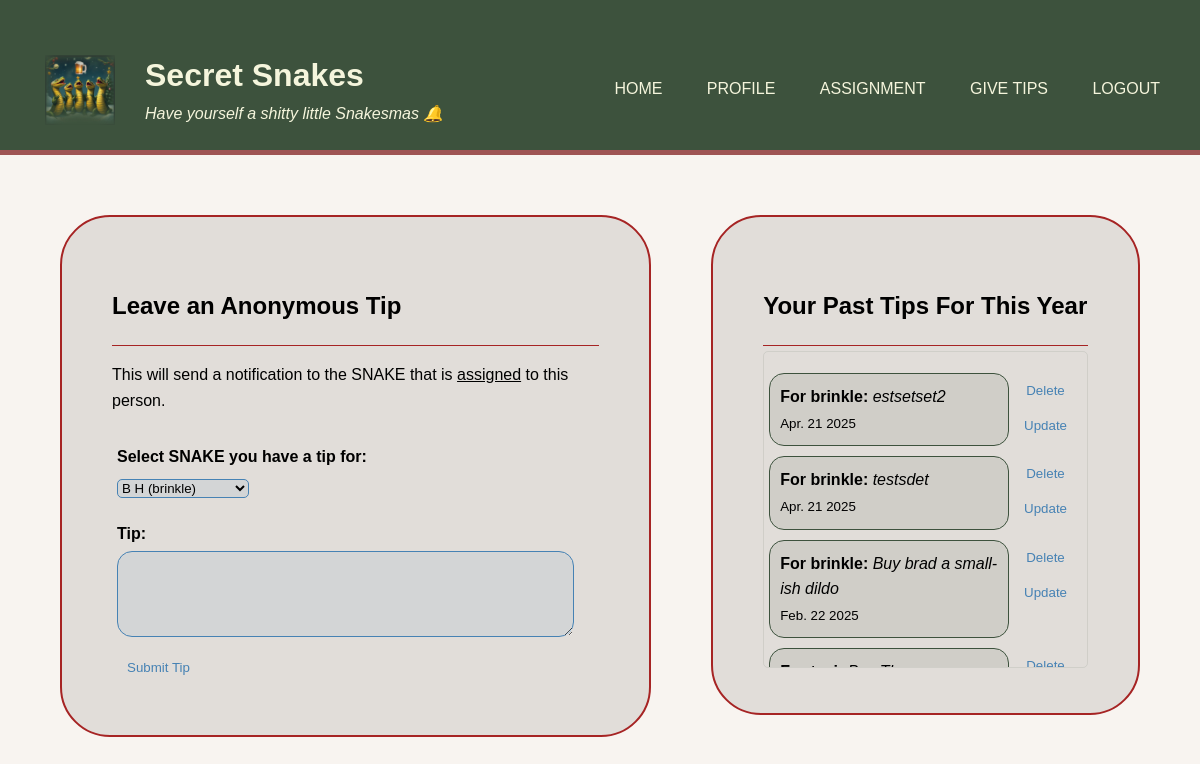
Screenshot of /tips/create (signed in) with the database file from the repository.
### app/models.py (models this page shows)
class Tip(Base):
    __tablename__ = "tips"
    id = Column(Integer, primary_key=True, index=True)
    content = Column(String)
    year = Column(Integer)
    subject_user_id = Column(Integer, ForeignKey("users.id"))
    contributor_user_id = Column(Integer, ForeignKey("users.id"))
    created_at = Column(DateTime)
    subject_user = relationship("User", foreign_keys=[subject_user_id])
    contributor_user = relationship("User", foreign_keys=[contributor_user_id])

class User(Base):
    __tablename__ = "users"
    id = Column(Integer, primary_key=True, index=True)
    username = Column(String, unique=True, index=True)
    email = Column(String, unique=True, index=True)
    hashed_password = Column(String)
    created_at = Column(DateTime)
    is_admin = Column(Boolean, default=False)
    first_name = Column(String)
    last_name = Column(String)
    shipping_street_address = Column(String)
    shipping_unit = Column(String)
    shipping_city = Column(String)
    shipping_zipcode = Column(String)
    shipping_state = Column(String)

### app/main.py (the view)
@app.get("/tips/create", response_class=HTMLResponse)
async def create_tip_form(
    request: Request,
    db: Session = Depends(database.get_db),
):
    access_token = request.session.get("access_token")
    if not access_token:
        return RedirectResponse(url="/", status_code=302)
    current_user = auth.get_current_user(db, access_token)
    if not current_user:
        return RedirectResponse(url="/", status_code=302)
    latest_year = db.query(func.max(models.Assignment.year)).scalar()
    assignment_year = config.get_config(db)['assignment_year']
    assignment_year = int(assignment_year) if assignment_year else latest_year
    participants = db.query(models.User).join(
        models.Assignment,
        models.User.id == models.Assignment.assignee_user_id
    ).filter(
        models.Assignment.year == assignment_year,
        models.Assignment.assignee_user_id != current_user.id  # Exclude current user
    ).distinct().all()
    past_tips = tips.get_tips_for_contributor_user(db, current_user.id, assignment_year)
    logging.info(f"past_tips: {past_tips}")
    return templates.TemplateResponse("create_tip.html", {
        "request": request,
        "participants": participants,
        "year": assignment_year,
        "past_tips": past_tips,
        "user_authenticated": True
    })

### templates/create_tip.html (shortened to what this page needs)
{% extends "base.html" %}
{% block content %}
<div class="tip-page-container common-page-container">
    <div class="tip-form-container common-panel">
        <h2>Leave an Anonymous Tip</h2>
        <div class="line"></div>
        <p>This will send a notification to the SNAKE that is <u>assigned</u> to this person.</p>
        {% if error %}
        <p class="error">{{ error }}</p>
        {% else %}
        <form id="tip-form" method="post" action="/tips/create">
            <div class="property-container">
                <div class="current-property-container">
                    <div class="property-title">
                        <strong><label for="subject_user_id">Select SNAKE you have a tip for:</label></strong>
                    </div>
                    <div class="property-value">
                        <select name="subject_user_id" class="tip-subject-select" id="subject_user_id" required>
                            {% for participant in participants %}
                            <option value="{{ participant.id }}">{{ participant.first_name }} {{ participant.last_name }} ({{ participant.username }})</option>
                            {% endfor %}
                        </select>
                    </div>
                </div>
            </div>
            <div class="property-container">
                <div class="current-property-container">
                    <div class="property-title">
                        <strong><label for="content">Tip:</label></strong>
                    </div>
                    <div class="property-value">
                        <textarea id="content" class="tip-textarea" name="content" rows="4" cols="50" required></textarea>
                    </div>
                </div>
            </div>
            <button type="submit" class="text-button">Submit Tip</button>
        </form>
        {% endif %}
    </div>
    <div class="past-tips-container common-panel">
        <h2>Your Past Tips For This Year</h2>
        <div class="line"></div>
        <div class="assignment-tips-container">
            {% if past_tips %}
                <ul class="assignment-tips-list">
                    {% for tip in past_tips %}
                    <li class="tips-tip-item-container">
                        <div class="tips-tip-item assignment-tip-item">
                            <strong>For {{ tip.subject_user.username }}:</strong> <i>{{ tip.content }}</i>
                            <br>
                            <small>{{ tip.created_at.strftime('%b. %d %Y')}}</small>
                        </div>
                        <div class="tip-actions">
                            <button class="delete-tip-button text-button" data-tip-id="{{ tip.id }}">Delete</button>
                            <button class="update-tip-button text-button" data-tip-id="{{ tip.id }}">Update</button>
                        </div>
                    </li>
                    {% endfor %}
                </ul>
            {% else %}
                <p>You have not given any tips.</p>
            {% endif %}
        </div>
    </div>
</div>
{% endblock %}

### static/css/styles.css (style rules this page uses)
:root { --primary-color-one: #a62424; --primary-color-two: #228B22; --primary-color-three: #3d523d; --primary-color-four: #9f5454; --primary-color-five: rgba(61, 82, 61, 0.1); --primary-color-six: rgba(159, 84, 84, 0.17); --accent-color-one: #008080; --accent-color-two: #4682B4; --accent-color-three: rgba(70, 130, 180, 0.09); --neutral-color-one: #f8f4f0; --neutral-color-two: #F5F5DC; --neutral-color-three: #e1ddd9; --neutral-color-four: #c0bcb9; --body-background-color: var(--neutral-color-one); --header-background-color: var(--primary-color-three); --header-text-color: var(--neutral-color-two); --header-text-hover-color: var(--accent-color-two); --header-border-bottom-color: var(--primary-color-four); --container-background-color: var(--neutral-color-three); --container-border-color: var(--primary-color-one); --container-segmenting-line-color: var(--primary-color-one); --text-button-color: var(--accent-color-two); --text-button-hover-color: var(--primary-color-four); --bubble-button-background-color: var(--accent-color-two); --bubble-button-hover-color: var(--primary-color-four); --current-assignment-highlight-color: var(--accent-color-two); --current-assignment-hover-color: var(--primary-color-four); --past-assignment-highlight-color: var(--neutral-color-four); --assignment-tip-background-color: var(--primary-color-five); --assignment-tip-border-color: var(--primary-color-three); --assignment-tips-container-border-color: var(--primary-color-five); --tip-background-color: var(--accent-color-three); --tip-border-color: var(--accent-color-two); --tip-background-hover-color: var(--primary-color-six); }
* { box-sizing: border-box; }
body { font-family: Arial, sans-serif; line-height: 1.6; margin: 0; padding: 0; background-color: var(--body-background-color); }
.common-page-container { min-width: 1080px; gap: 20px; padding: 20px; }
.common-panel { background-color: var(--container-background-color); border: 2px solid var(--container-border-color); border-radius: 50px; padding: 50px; margin: 20px; }
.line { border-bottom: 1px solid var(--container-segmenting-line-color); }
.text-button { margin: 5px 5px 5px 5px; padding: 5px 10px 5px 10px; background: none; border: none; color: var(--text-button-color); }
.property-container { display: flex; margin: 5px; flex: 1; }
.current-property-container, .update-property-container { display: flex; flex-direction: column; flex: 1; }
.property-title { margin-top: 15px; margin-bottom: 5px; display: flex; align-items: center; }
.property-value { text-align: left; white-space: nowrap; }
.assignment-tips-container { max-height: 80%; border: 1px solid var(--assignment-tips-container-border-color); border-radius: 5px; overflow-y: scroll; }
.assignment-tips-list { list-style-type: none; padding: 5px; }
.assignment-tip-item { margin-bottom: 10px; padding: 10px; border: 1px solid var(--assignment-tip-border-color); border-radius: 15px; background: var(--assignment-tip-background-color); }
.tip-page-container { display: flex; }
.tip-form-container { flex: 3; min-height: 300px; }
.past-tips-container { flex: 2; min-height: 300px; max-height: 500px; }
.tip-subject-select { border: 1px solid var(--tip-border-color); border-radius: 5px; background: var(--tip-background-color); }
.tip-textarea { padding: 12px 20px; border: 1px solid var(--tip-border-color); border-radius: 15px; background: var(--tip-background-color); }
.tips-tip-item-container { display: flex; }
.tips-tip-item { flex: 8; }
.tip-actions { flex: 1; display: flex; flex-direction: column; }

### rows the page displays
Tip: subject_user.username "brinkle", content "estsetset2", created_at "Apr. 21 2025"
Tip: subject_user.username "brinkle", content "testsdet", created_at "Apr. 21 2025"
Tip: subject_user.username "brinkle", content "Buy brad a small-ish dildo", created_at "Feb. 22 2025"

### other values shown
form field subject_user_id "B H (brinkle)"
